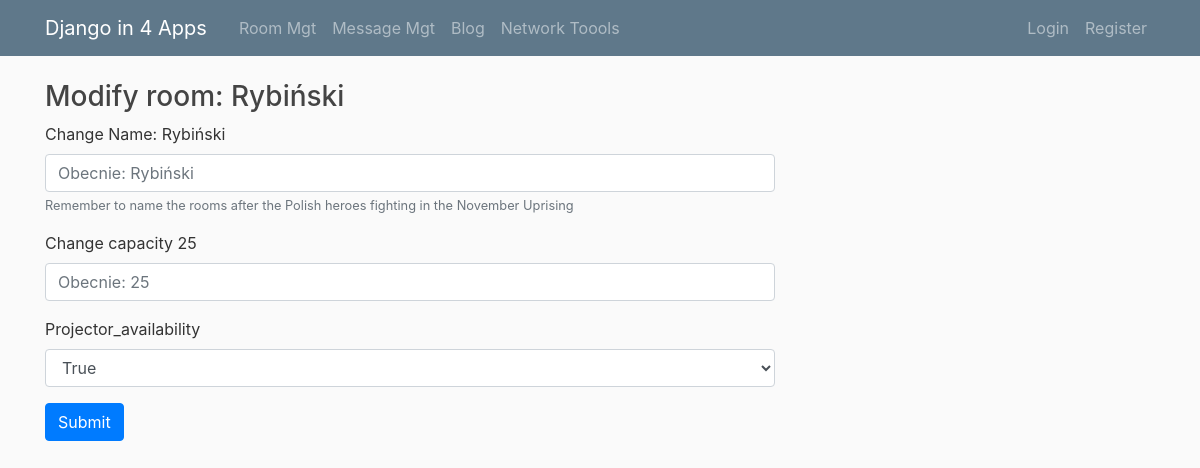
Page /roomsmgt/room/modify/5 on the committed database.
### Workshop_RoomsMgt/models.py (models this page shows, shortened)
class Room(models.Model):
    name = models.CharField(
        verbose_name='Name',
        max_length=64
    )
    capacity = models.SmallIntegerField(
        verbose_name='Capacity'
    )
    projector_availability = models.BooleanField(
        verbose_name='Projector availability',
        default=True
    )

### Workshop_RoomsMgt/views.py (the view, shortened to what this page needs)
# urls.py: path('room/modify/<int:pk>', modify_room, name="modify"),
def modify_room(request, pk):
    N = ""
    C = 0
    pa = False
    if request.method == "GET":
        context = {
            'Room': Room.objects.get(pk=pk)
        }
        return render(request, 'Workshop_RoomsMgt/modify_room.html', context)

### Workshop_RoomsMgt/templates/Workshop_RoomsMgt/modify_room.html (shortened to what this page needs)
{% extends "Workshop_RoomsMgt/base.html" %}
{% load crispy_forms_tags %}
{% block content %}
<form method="POST" action="">
    <h3>Modify room: {{ Room.name}}</h3>
  <div class="form-group">
    <label>Change Name: {{ Room.name}} </label>
    <input type="Name" class="form-control" name="Name" aria-describedby="emailHelp" placeholder="Obecnie: {{ Room.name}}">
    <small id="emailHelp" class="form-text text-muted">Remember to name the rooms after the Polish heroes fighting in the November Uprising</small>
  </div>
  <div class="form-group">
    <label>Change capacity {{ Room.capacity}}</label>
    <input type="number" class="form-control" name="Capacity" placeholder="Obecnie: {{ Room.capacity}}">
  </div>
  <div class="form-group">
    <label>Projector_availability</label>
    <select class="form-control" name="projector_availability" placeholder="Obecnie: {{ Room.projector_availability }}">
        <option value="True">True</option>
    </select>
  </div>
  <button type="submit" class="btn btn-primary">Submit</button>
</form>
{% endblock %}

### Workshop_RoomsMgt/static/Workshop_RoomsMgt/main.css (style rules this page uses)
body { background: #fafafa; color: #333333; margin-top: 5rem; }
h1, h2, h3, h4, h5, h6 { color: #444444; }

### rows in the picture
Room: name "Rybiński", Name "Obecnie: Rybiński", capacity "25", Capacity "Obecnie: 25", projector_availability "True"
